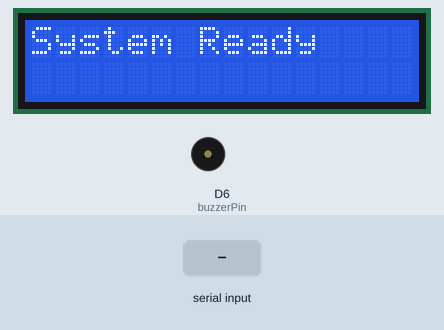
The sketch below on a simulated ESP8266 (NodeMCU). Parts: 16×2 character LCD, buzzer (waves = sounding). The test bench sets the inputs (shaded band).

Above: at 1.2 s.
1.3 s: "FAKE\n" received over Serial
At 2.7 s:
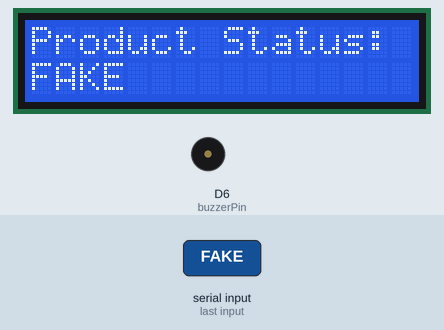
3.8 s: "GENUINE\n" received over Serial
At 6.4 s:
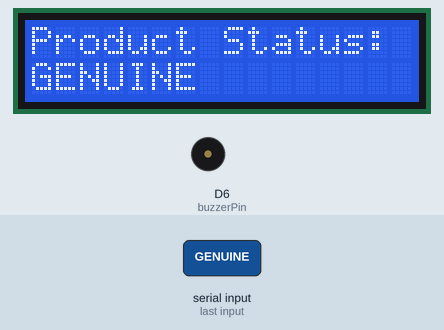
6.8 s: "1\n" received over Serial
At 9.4 s:
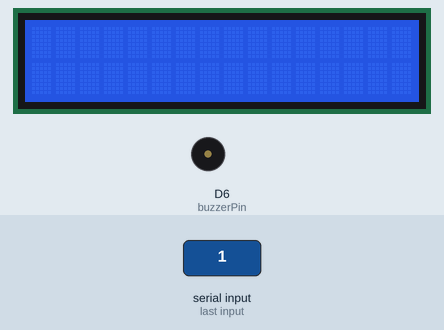
9.8 s: "0\n" received over Serial
12.8 s: "2\n" received over Serial
Timing chart, 0 to 15.8 s (numbered marks = the images above; inputs shaded):
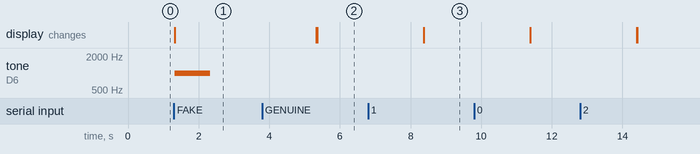

The sketch:

Fake_Product_Detection.ino
```cpp
#include <Wire.h>
#include <LiquidCrystal_I2C.h>

LiquidCrystal_I2C lcd(0x27, 16, 2);
const int buzzerPin = D6;

void setup() {
  Serial.begin(9600);
  lcd.init();
  lcd.backlight();
  pinMode(buzzerPin, OUTPUT);
  lcd.setCursor(0, 0);
  lcd.print("System Ready");
}

void loop() {
  if (Serial.available()) {
    String status = Serial.readStringUntil('\n');
    lcd.clear();
    if (status == "GENUINE") {
      lcd.setCursor(0, 0);
      lcd.print("Product Status:");
      lcd.setCursor(0, 1);
      lcd.print("GENUINE");
      digitalWrite(buzzerPin, LOW);
    } else if (status == "FAKE") {
      lcd.setCursor(0, 0);
      lcd.print("Product Status:");
      lcd.setCursor(0, 1);
      lcd.print("FAKE");
      tone(buzzerPin, 1000);
      delay(1000);
      noTone(buzzerPin);
    }
    delay(3000);
    lcd.clear();
    lcd.setCursor(0, 0);
    lcd.print("System Ready");
  }
}
```

Measured:
- after the input at 1.3 s, tone on D6 (buzzerPin): silent → 1000 Hz at once, → silent 1.0 s later; the display: changes at once (image 1)
- after the input at 3.8 s, the display: first differs from a run without the input after 1.6 s (image 2)
- after the input at 6.8 s, the display: first differs from a run without the input after 1.6 s (image 3)
